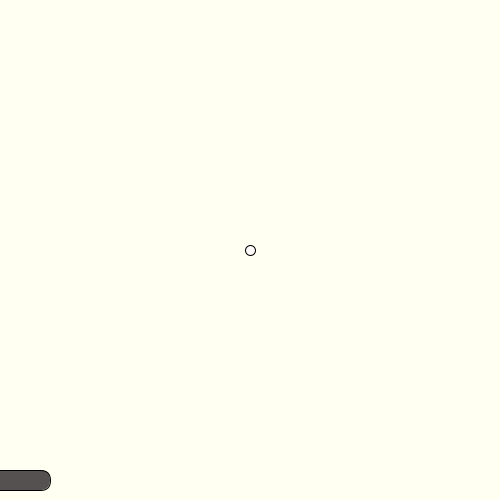
Frame 1 (no input)
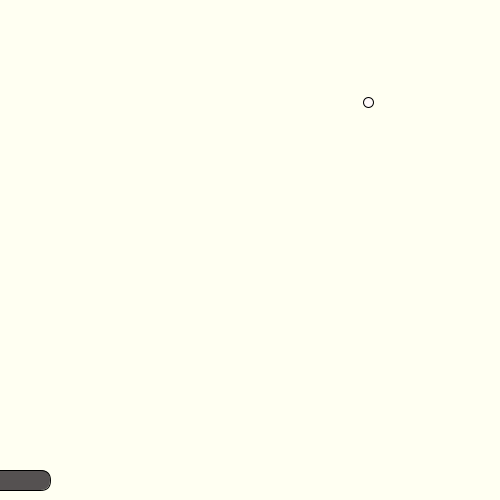
Frame 60 (the mouse pressed at the canvas centre just before this capture)
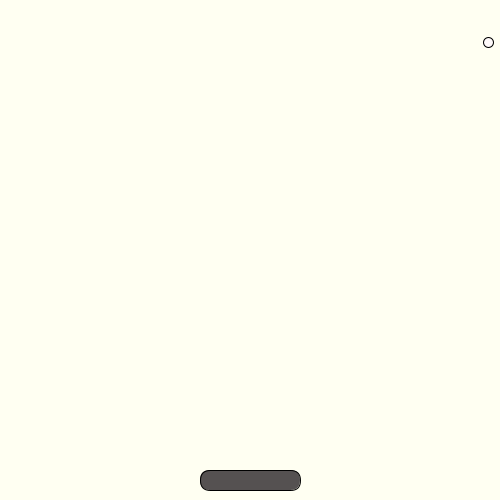
Frame 120 (the mouse held since frame 60 and released just before this capture)

The Processing sketch that drew these frames (run headless with seeded random() and noise(); from frame 60 on, the mouse is pressed at the canvas centre):

// Processing sketch: week04_4
// ── week04_4.pde
void setup(){
  size(500,500); 
}
float x=250 , y=250;//變數(位置)精細
float vx=2.0 , vy=-2.5;
float boardX , boardY=470 , boardW=100 , boardH=20;
void draw(){
  boardX = mouseX-boardW/2;
  background(#FFFFF2);//背景,去除殘影
  fill(#555151);
  rect(boardX ,boardY, boardW, boardH,10);
  fill(#FFFAFA);
  ellipse(x, y, 10, 10);//橢圓
  x = x + vx;
  y = y + vy;
  if(x > 500) vx = -vx;
  if(y < 0) vy = -vy;
  if(x < 0) vx = -vx;
  if((y>boardY && y>boardY+boardH) && 
    (x>boardX && x<boardX+boardW)){
    vy = -vy;
    vx += (mouseX-pmouseX)/2;//mouse的移動速度
  }
  if(mousePressed && mouseButton==LEFT) boardW *=1.01;
  if(mousePressed && mouseButton==RIGHT) boardW *= 0.99;
}
